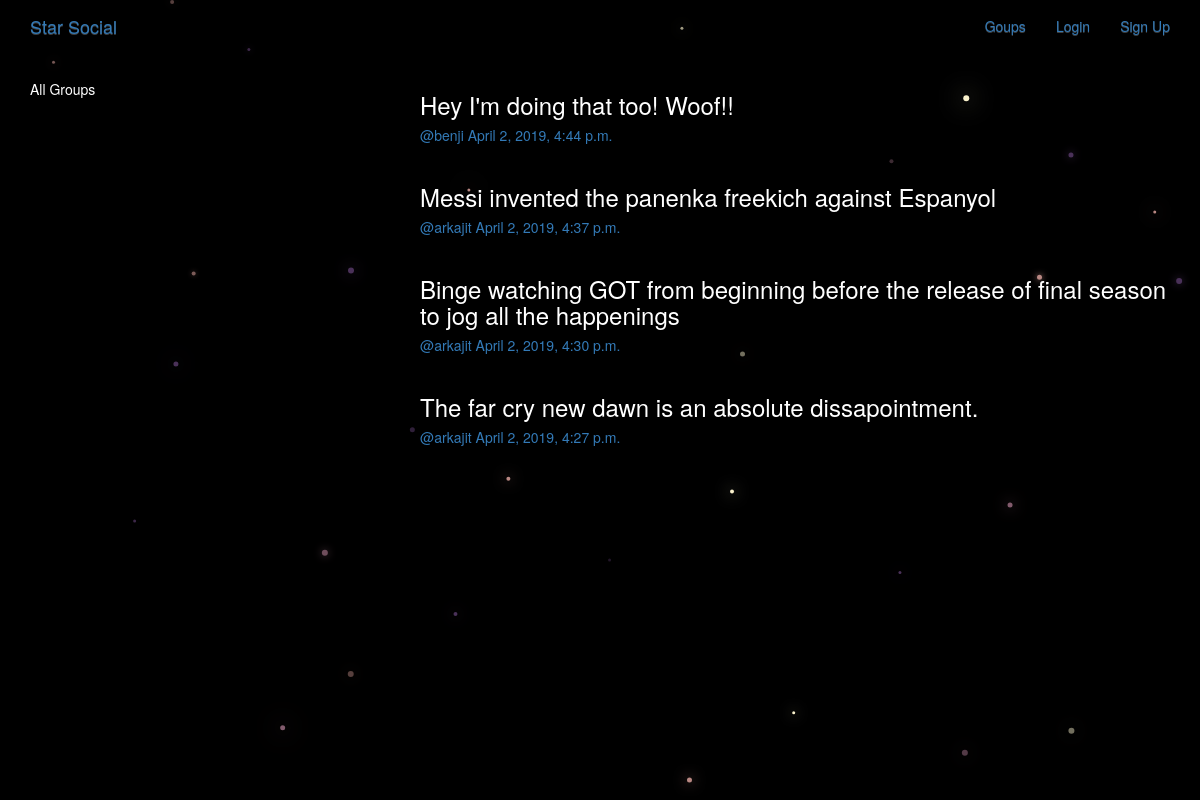
/posts/, run on the app's committed database.
### posts/models.py (models this page shows, shortened)
class Post(models.Model):
    user = models.ForeignKey(User, related_name = 'posts', on_delete = models.CASCADE)
    created_date = models.DateTimeField(auto_now = True)
    message = models.TextField()
    message_html = models.TextField(editable = False)
    group = models.ForeignKey(Group, related_name = 'posts', on_delete = models.CASCADE, null = True, blank = True)
    class Meta:
        ordering = ['-created_date']
        unique_together = ['user', 'message']

### posts/views.py (the view)
# urls.py: path('', views.PostList.as_view(), name = 'all'),
class PostList(SelectRelatedMixin, generic.ListView):
    model = models.Post
    select_related = ('user', 'group')

### posts/templates/posts/post_list.html (shortened to what this page needs)
{% extends 'posts/post_base.html' %}
{% block prepost %}
    <div class="col-md-4">
        <div class="card card-with-shadow">
            <div class="content">
                <h5 class="title">All Groups</h5>
            </div>
        </div>
    </div>
{% endblock %}
{% block post_content %}
    <div class="col-md-8">
        {% for post in post_list %}
            {% include 'posts/_post.html' %}
        {% endfor %}
    </div>
{% endblock %}

### posts/templates/posts/_post.html (shortened to what this page needs)
<div class="post media">
    <h3>{{ post.message_html | safe }}</h3>
    <div class="media-body">
        <h5 class="media-heading">
            <span class="username">
                <a href="{% url 'posts:for_user' username=post.user.username %}">@{{ post.user.username }}</a>
            </span>
            <time class="time">
                <a href="{% url 'posts:single' username=post.user.username pk=post.pk %}">{{ post.created_date }}</a>
            </time>
        </h5>
    </div>
</div>

### static/simple_social/css/master.css (style rules this page uses)
body { margin: 0; overflow: hidden; background-color: black; color:white; }

### data on the page
Post: message_html "Hey I'm doing that too! Woof!!", user.username "benji", created_date "April 2, 2019, 4:44 p.m."
Post: message_html "Messi invented the panenka freekich against Espanyol", user.username "arkajit", created_date "April 2, 2019, 4:37 p.m."
Post: message_html "Binge watching GOT from beginning before the release of final season to jog all the happenings", user.username "arkajit", created_date "April 2, 2019, 4:30 p.m."
Post: message_html "The far cry new dawn is an absolute dissapointment.", user.username "arkajit", created_date "April 2, 2019, 4:27 p.m."
